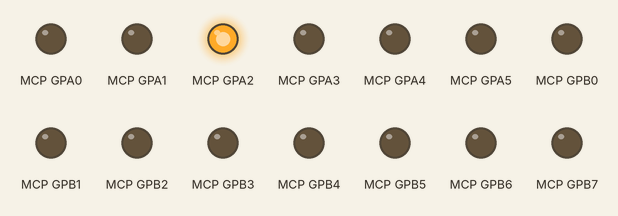
Bench run of a program on a simulated Raspberry Pi (BCM pin numbers). Parts: output pins drawn as LEDs (lit = HIGH). What the program prints to the terminal is not drawn. At 101.2 s the program stops and its outputs stay as they are.

Above: at 0.1 s.
At 39.6 s:
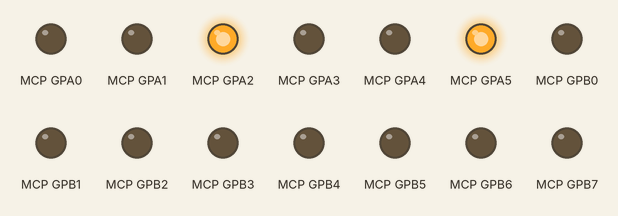
Timing chart, 0 to 40.0 s (numbered marks = the images above):
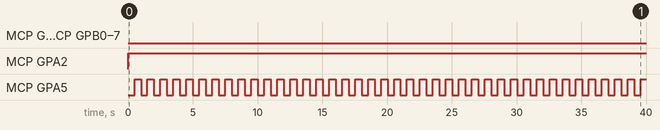

The program:

mcp23017.py
```python
import time
from i2c import i2c

from enum import Enum


class mcp23017(i2c):
    # Register addr for IOCON.BANK=0 and IOCON.BANK=1
    IOCON = (0x0A, 0x05)
    GPIOA = (0x12, 0x09)
    GPIOB = (0x13, 0x19)
    IODIRA = (0x00, 0x00)
    IODIRB = (0x01, 0x10)

    def __init__(self, slave):
        i2c.__init__(self, slave)
        self.iocon_bank = 0

    def addr(self, addr):
        return addr[self.iocon_bank]

    def write(self, register, values):
        return i2c.write(self, self.addr(register), values)

    def read(self, register, number):
        return i2c.read(self, self.addr(register), number)

    def config_ports(self, port_b, port_a):
        # Config port A and B as outputs
        self.write(mcp23017.IODIRA, [port_a, port_b])

    def write_ports(self, port_b, port_a):
        # Write gpio outputs on port A and B
        self.write(mcp23017.GPIOA, [port_a, port_b])

    def read_ports(self):
        # Read gpio outputs on port A and B
        port_a_b = self.read(mcp23017.GPIOA, 2)
        return port_a_b[1], port_a_b[0]

    def write_pin(self, pin, state=True):
        # Check pin number range
        assert pin in range(1, 17)
        # Construct pin mask
        mask = 1 << (pin - 1)
        mask_b, mask_a = (mask & 0xFFFF).to_bytes(2, 'big')
        # print('{} - {}'.format(mask_b, mask_a))
        # Read current port states
        current_b, current_a = self.read_ports()

        if state:
            # Set pin
            new_b = current_b | mask_b
            new_a = current_a | mask_a
        else:
            # Clear pin
            new_b = current_b & (~mask_b)
            new_a = current_a & (~mask_a)

        # Write new port states
        self.write_ports(new_b, new_a)


if __name__ == '__main__':

    slave_addr = 0x20
    mcp = mcp23017(slave_addr)
    mcp.config_ports(0x00, 0x00)

    mcp.write_pin(3,1)

    for i in range(100):
        mcp.write_pin(6,0)
        time.sleep(0.5)
        mcp.write_pin(6,1)
        time.sleep(0.5)

    mcp.write_ports(0xff, 0x0f)
    time.sleep(1)
    ab = mcp.read_ports()
    print(ab)

    exit(0)
```

i2c.py
```python
import smbus


class i2c:
    def __init__(self, slave):
        self._slave = slave
        self._bus = smbus.SMBus(1)

    def write(self, cmd, vals):
        self._bus.write_i2c_block_data(self._slave, cmd, vals)

    def read(self, cmd, num):
        return self._bus.read_i2c_block_data(self._slave, cmd, num)
```

Measured:
- by itself, MCP GPA2: LOW → HIGH at 0.00 s
- by itself, MCP GPA5: alternates HIGH for 0.50 s and LOW for 0.50 s
